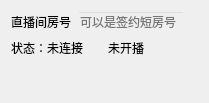
      <widget class="QWidget" name="tab">
       <attribute name="title">
        <string>房间</string>
       </attribute>
       <layout class="QVBoxLayout" name="verticalLayout_2">
        <property name="bottomMargin">
         <number>0</number>
        </property>
        <item>
         <layout class="QHBoxLayout" name="horizontalLayout">
          <item>
           <widget class="QLabel" name="label">
            <property name="text">
             <string>直播间房号</string>
            </property>
           </widget>
          </item>
          <item>
           <widget class="QLineEdit" name="roomIdEdit">
            <property name="styleSheet">
             <string notr="true">QLineEdit
{
	background: transparent;
}</string>
            </property>
            <property name="text">
             <string/>
            </property>
            <property name="placeholderText">
             <string>可以是签约短房号</string>
            </property>
           </widget>
          </item>
          <item>
           <widget class="QLabel" name="robotNameLabel">
            <property name="text">
             <string/>
            </property>
           </widget>
          </item>
         </layout>
        </item>
        <item>
         <layout class="QHBoxLayout" name="horizontalLayout_12" stretch="1,1">
          <property name="topMargin">
           <number>0</number>
          </property>
          <item>
           <widget class="QLabel" name="connectStateLabel">
            <property name="text">
             <string>状态：未连接</string>
            </property>
           </widget>
          </item>
          <item>
           <widget class="QLabel" name="popularityLabel">
            <property name="text">
             <string>未开播</string>
            </property>
           </widget>
          </item>
         </layout>
        </item>
        <item>
         <layout class="QHBoxLayout" name="horizontalLayout_27">
          <property name="topMargin">
           <number>0</number>
          </property>
          <item>
           <widget class="QLabel" name="roomNameLabel">
            <property name="text">
             <string/>
            </property>
           </widget>
          </item>
          <item>
           <spacer name="horizontalSpacer_9">
            <property name="orientation">
             <enum>Qt::Horizontal</enum>
            </property>
            <property name="sizeHint" stdset="0">
             <size>
              <width>40</width>
              <height>20</height>
             </size>
            </property>
           </spacer>
          </item>
          <item>
           <widget class="QLabel" name="roomRankLabel">
            <property name="text">
             <string/>
            </property>
           </widget>
          </item>
         </layout>
        </item>
        <item>
         <widget class="QLabel" name="roomCoverLabel">
          <property name="text">
           <string/>
          </property>
          <property name="scaledContents">
           <bool>false</bool>
          </property>
         </widget>
        </item>
        <item>
         <spacer name="verticalSpacer">
          <property name="orientation">
           <enum>Qt::Vertical</enum>
          </property>
          <property name="sizeHint" stdset="0">
           <size>
            <width>20</width>
            <height>0</height>
           </size>
          </property>
         </spacer>
        </item>
       </layout>
      </widget>
